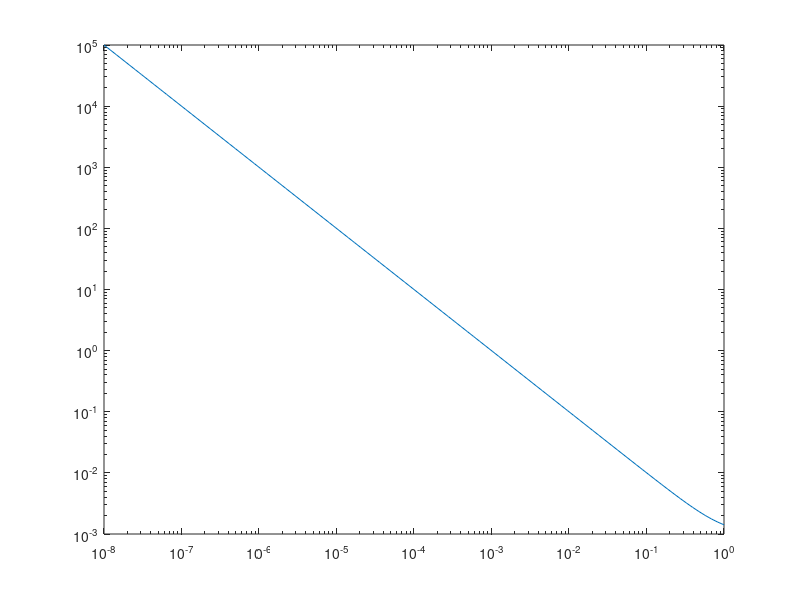

Write MATLAB code to recreate this figure.
clc;
clear all;

mfld = fileparts(mfilename('fullpath'));
cd(mfld);

% add variable variate lib: 
%addpath([mfld filesep() 'var']);



rms_noise = 1e-3;

ab_rat = logspace(-8,0,100);

A = 1;
B = A*ab_rat;

r = ((rms_noise/A)^2 + (rms_noise./B).^2).^0.5;

loglog(ab_rat,r)



